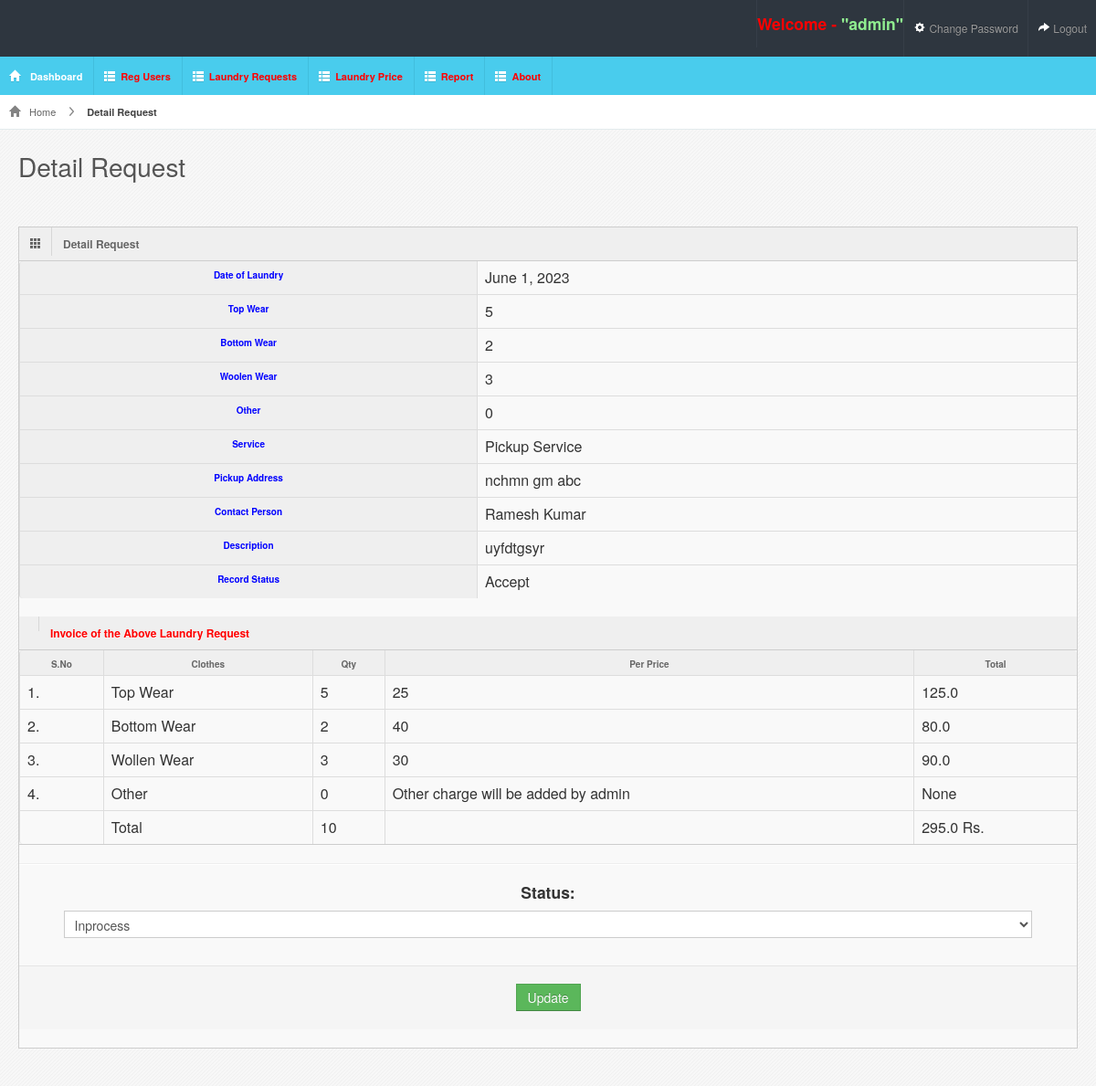
Page /detail_request/1 (signed in) on the committed database.
### laundryapp/models.py (models this page shows)
class Laundry(models.Model):
    user = models.ForeignKey(Register, on_delete=models.CASCADE, null=True, blank=True)
    topwearqty = models.CharField(max_length=100, null=True, blank=True)
    bottomwearqty = models.CharField(max_length=100, null=True, blank=True)
    woolenclothqty = models.CharField(max_length=100, null=True, blank=True)
    other = models.CharField(max_length=100, null=True, blank=True)
    status = models.CharField(max_length=100, default="New", null=True, blank=True)
    servicetype = models.CharField(max_length=100, null=True, blank=True)
    contactperson = models.CharField(max_length=100, null=True, blank=True)
    pickupaddress = models.CharField(max_length=100, null=True, blank=True)
    description = models.CharField(max_length=100, null=True, blank=True)
    todate = models.DateField(null=True, blank=True)
    fromdate = models.CharField(max_length=100, null=True, blank=True)
    price = models.CharField(max_length=100, null=True, blank=True)
    other_price = models.CharField(max_length=100, null=True, blank=True)
    creationdate = models.DateTimeField(auto_now_add=True)

class Price(models.Model):
    bottomwearprice = models.CharField(max_length=100, null=True, blank=True)
    topwearprice = models.CharField(max_length=100, null=True, blank=True)
    woolenprice = models.CharField(max_length=100, null=True, blank=True)

### laundryapp/views.py (the view, shortened to what this page needs)
# urls.py: path('detail_request/<int:pid>', detail_request, name="detail_request"),
def detail_request(request, pid):
    data = Laundry.objects.get(id=pid)
    price = Price.objects.filter().first()
    if request.user.is_staff:
        return render(request, "detail_request.html", locals())
    else:
        return render(request, "user_detail_request.html", locals())

### laundryapp/templatetags/custom_tags.py (called while the page is built)
@register.simple_tag
def price_cal(qty, price):
    return int(qty) * float(price)

@register.simple_tag
def total_price_cal(qty1, price1, qty2, price2, qty3, price3):
    return ((int(qty1) * float(price1)) + (int(qty2) * float(price2)) + (int(qty3) * float(price3)))

@register.simple_tag
def total_qty(qty1, qty2, qty3, qty4):
    return int(qty1) + int(qty3) + int(qty2) + int(qty4)

### laundryapp/templates/detail_request.html (shortened to what this page needs)
{% extends 'admin_index.html' %}
{% load custom_tags %}
{% block body %}
<div id="content">
    <div id="content-header">
        <div id="breadcrumb"><a href="/dashboard/" title="Go to Home" class="tip-bottom"><i class="icon-home"></i> Home</a>
            <a href="#" class="current">Detail Request</a></div>
        <h1>Detail Request</h1>
    </div>
    <div class="container-fluid">
        <div class="row-fluid">
            <div class="span12">
                <div class="widget-box">
                    <div class="widget-title">
                        <span class="icon"><i class="icon-th"></i></span>
                        <h5>Detail Request</h5>
                    </div>
                    <div class="widget-content nopadding">
                        <table class="table table-bordered data-table">
                            <tr>
                                <th style="color:blue">Date of Laundry</th>
                                <td>{{data.todate}}</td>
                            </tr>
                            <tr>
                                <th style="color:blue">Top Wear</th>
                                <td>{{data.topwearqty}}</td>
                            </tr>
                            <tr>
                                <th style="color:blue">Bottom Wear</th>
                                <td>{{data.bottomwearqty}}</td>
                            </tr>
                            <tr>
                                <th style="color:blue">Woolen Wear</th>
                                <td>{{data.woolenclothqty}}</td>
                            </tr>
                            <tr>
                                <th style="color:blue">Other</th>
                                <td>{{data.other}}</td>
                            </tr>
                            <tr>
                                <th style="color:blue">Service</th>
                                <td>{{data.servicetype}}</td>
                            </tr>
                            <tr>
                                <th style="color:blue">Pickup Address</th>
                                <td>{{data.pickupaddress}}</td>
                            </tr>
                            <tr>
                                <th style="color:blue">Contact Person</th>
                                <td>{{data.contactperson}}</td>
                            </tr>
                            <tr>
                                <th style="color:blue">Description</th>
                                <td>{{data.description}}</td>
                            </tr>
                            <tr>
                                <th style="color:blue">Record Status</th>
                                <td>{{data.status}}</td>
                            </tr>
                        </table>
                        <br>
                        <div class="widget-title">
                        <span class="icon"></span>
                        <h5 style="color:red">Invoice of the Above Laundry Request</h5>
                        </div>
                        <div class="widget-content nopadding">
                         <form action="" method="post">
                        <table class="table table-bordered data-table">
                          <thead>
                            <tr>
                              <th>S.No</th>
                              <th>Clothes</th>
                              <th>Qty</th>
                              <th>Per Price</th>
                              <th>Total</th>
                            </tr>
                          </thead>
                          <tbody>
                          <tr>
                              <td>1.</td>
                              <td>Top Wear</td>
                              <td>{{data.topwearqty}}</td>
                              <td>{{price.topwearprice}}</td>
                              <td>{% price_cal data.topwearqty price.topwearprice %}</td>
                          </tr>
                          <tr>
                              <td>2.</td>
                              <td>Bottom Wear</td>
                              <td>{{data.bottomwearqty}}</td>
                              <td>{{price.bottomwearprice}}</td>
                              <td>{% price_cal data.bottomwearqty price.bottomwearprice %}</td>
                          </tr>
                          <tr>
                              <td>3.</td>
                              <td>Wollen Wear</td>
                              <td>{{data.woolenclothqty}}</td>
                              <td>{{price.woolenprice}}</td>
                              <td>{% price_cal data.woolenclothqty price.woolenprice %}</td>
                          </tr>
                          <tr>
                              <td>4.</td>
                              <td>Other</td>
                              <td>{{data.other}}</td>
                              <td>Other charge will be added by admin</td>
                              <td>
                                  {{data.other_price}}
                              </td>
                          </tr>
                          <tr>
                              <td></td>
                              <td>Total</td>
                              <td>{% total_qty data.topwearqty  data.bottomwearqty data.woolenclothqty data.other %}</td>
                              <td><input type="hidden" name="total_price" id="total_price">
                              </td>
                              <td id="total_price_cal">
                                  {% if data.price %}{{data.price}} Rs. {% else %}
                              {% total_price_cal data.topwearqty price.topwearprice data.bottomwearqty price.bottomwearprice data.woolenclothqty price.woolenprice %} Rs.
                              {% endif %}</td>
                          </tr>
                          </tbody>
                        </table>
                        </div>
                        <hr>
                        {% if not data.status == "Finish" %}
                        <div class="control-group" align="center">
                            <h4>Status:</h4>
                            <div class="controls">
                              <select class="span11" name="status" required>
                                  {% if data.status == "Accept" %}
                                  <option>Inprocess</option>
                                  {% endif %}
                              </select>
                            </div>
                            <div class="form-actions" align="center">
                             <button type="submit" class="btn btn-success">Update</button>
                            </div>
                        </div>
                        {% endif %}
                    </div>
                </div>
            </div>
        </div>
    </div>
{% endblock %}

### laundryapp/templates/admin_index.html (shortened to what this page needs)
{% load static %}
<html lang="en">
<head>
    <link rel="stylesheet" href="{% static 'css/bootstrap.min.css' %}"/>
    <link rel="stylesheet" href="{% static 'css/bootstrap-responsive.min.css' %}"/>
    <link rel="stylesheet" href="{% static 'css/fullcalendar.css' %}"/>
    <link rel="stylesheet" href="{% static 'css/maruti-style.css' %}"/>
    <link rel="stylesheet" href="{% static 'css/maruti-media.css' %}" class="skin-color"/>
</head>
<body>
<div id="header">
    <h1><a href="dashboard.html">Laundry Management System</a></h1>
</div>
<div id="user-nav" class="navbar navbar-inverse">
    <ul class="nav">
        <li class="text" >
            <h4 style="color:red">Welcome - <span style="color:lightgreen">"{{request.user.username}}"</span></h4>
        </li>
    </ul>
    <ul class="nav">
        <li class=""><a title="" href="/change_password/"><i class="icon icon-cog"></i> <span class="text1">Change Password</span></a></li>
        <li class=""><a title="" href="/admin_logout/"><i class="icon icon-share-alt"></i> <span class="text1">Logout</span></a>
        </li>
    </ul>
</div>
<div id="sidebar"><a href="#" class="visible-phone"> Dashboard</a>
    <ul>
        <li class="active"><a href="/dashboard/"><i class="icon icon-home"></i> <span>Dashboard</span></a></li>
        <li class="submenu"><a href=""><i class="icon icon-th-list"></i><span style="color:red">Reg Users</span></a>
        </li>
        <li class="submenu"><a href="#"><i class="icon icon-th-list"></i><span style="color:red">Laundry Requests</span></a>
        </li>
        <li class="submenu"><a href="#" ><i class="icon icon-th-list"></i><span style="color:red">Laundry Price</span></a>
        </li>
        <li class="submenu"><a href="#"><i class="icon icon-th-list"></i><span style="color:red">Report</span></a>
        </li>
        <li class="submenu"><a href="#"><i class="icon icon-th-list"></i><span style="color:red">About</span></a>
        </li>
    </ul>
</div>
{% block body %}
{% endblock %}
</body>
</html>

### laundryapp/static/css/maruti-media.css (style rules this page uses)
body { background:#49CCED; }
#header { background-color: #2e363f; margin-top:10px; }

### rows in the picture
Laundry: todate "June 1, 2023", topwearqty "5", bottomwearqty "2", woolenclothqty "3", other "0", servicetype "Pickup Service", pickupaddress "nchmn gm abc", contactperson "Ramesh Kumar", description "uyfdtgsyr", status "Accept", topwearqty.topwearprice "125.0", bottomwearqty.bottomwearprice "80.0", woolenclothqty.woolenprice "90.0", other_price "None", topwearqty+bottomwearqty+woolenclothqty "10", topwearqty+bottomwearqty+woolenclothqty "295.0", status "Inprocess"
Price: topwearprice "25", bottomwearprice "40", woolenprice "30"

### other values in the picture
{{ request.user.username }} "admin"
